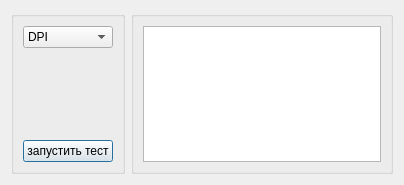
<?xml version="1.0" encoding="UTF-8"?>
<ui version="4.0">
 <class>Test</class>
 <widget class="QDialog" name="Test">
  <property name="geometry">
   <rect>
    <x>0</x>
    <y>0</y>
    <width>404</width>
    <height>185</height>
   </rect>
  </property>
  <property name="minimumSize">
   <size>
    <width>404</width>
    <height>185</height>
   </size>
  </property>
  <property name="maximumSize">
   <size>
    <width>404</width>
    <height>185</height>
   </size>
  </property>
  <property name="windowTitle">
   <string>Dialog</string>
  </property>
  <layout class="QGridLayout" name="gridLayout">
   <item row="0" column="0">
    <widget class="QGroupBox" name="groupBox">
     <property name="title">
      <string/>
     </property>
     <layout class="QGridLayout" name="gridLayout_2">
      <item row="0" column="0">
       <widget class="QComboBox" name="test_select">
        <item>
         <property name="text">
          <string>DPI</string>
         </property>
        </item>
        <item>
         <property name="text">
          <string>AOE</string>
         </property>
        </item>
       </widget>
      </item>
      <item row="1" column="0">
       <spacer name="verticalSpacer">
        <property name="orientation">
         <enum>Qt::Vertical</enum>
        </property>
        <property name="sizeHint" stdset="0">
         <size>
          <width>20</width>
          <height>118</height>
         </size>
        </property>
       </spacer>
      </item>
      <item row="2" column="0">
       <widget class="QPushButton" name="pushButton">
        <property name="text">
         <string>запустить тест</string>
        </property>
       </widget>
      </item>
     </layout>
    </widget>
   </item>
   <item row="0" column="1">
    <widget class="QGroupBox" name="groupBox_2">
     <property name="title">
      <string/>
     </property>
     <layout class="QGridLayout" name="gridLayout_3">
      <item row="0" column="0">
       <widget class="QTextEdit" name="test_rez"/>
      </item>
     </layout>
    </widget>
   </item>
  </layout>
 </widget>
 <resources/>
 <connections/>
</ui>
